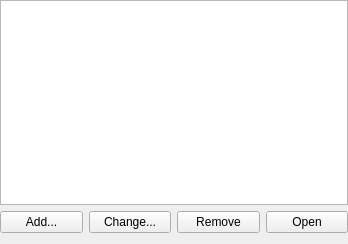
<ui version="4.0" >
 <class>KPlato::DocumentsPanel</class>
 <widget class="QWidget" name="KPlato::DocumentsPanel" >
  <property name="geometry" >
   <rect>
    <x>0</x>
    <y>0</y>
    <width>348</width>
    <height>244</height>
   </rect>
  </property>
  <property name="windowTitle" >
   <string>Form</string>
  </property>
  <layout class="QGridLayout" >
   <property name="leftMargin" >
    <number>0</number>
   </property>
   <property name="topMargin" >
    <number>0</number>
   </property>
   <property name="rightMargin" >
    <number>0</number>
   </property>
   <item row="0" column="0" colspan="4" >
    <widget class="QTableView" name="itemView" />
   </item>
   <item row="1" column="0" >
    <widget class="QPushButton" name="pbAdd" >
     <property name="text" >
      <string>Add...</string>
     </property>
    </widget>
   </item>
   <item row="1" column="1" >
    <widget class="QPushButton" name="pbChange" >
     <property name="text" >
      <string>Change...</string>
     </property>
    </widget>
   </item>
   <item row="1" column="2" >
    <widget class="QPushButton" name="pbRemove" >
     <property name="text" >
      <string>Remove</string>
     </property>
    </widget>
   </item>
   <item row="1" column="3" >
    <widget class="QPushButton" name="pbView" >
     <property name="text" >
      <string>Open</string>
     </property>
    </widget>
   </item>
  </layout>
 </widget>
 <resources/>
 <connections/>
</ui>
